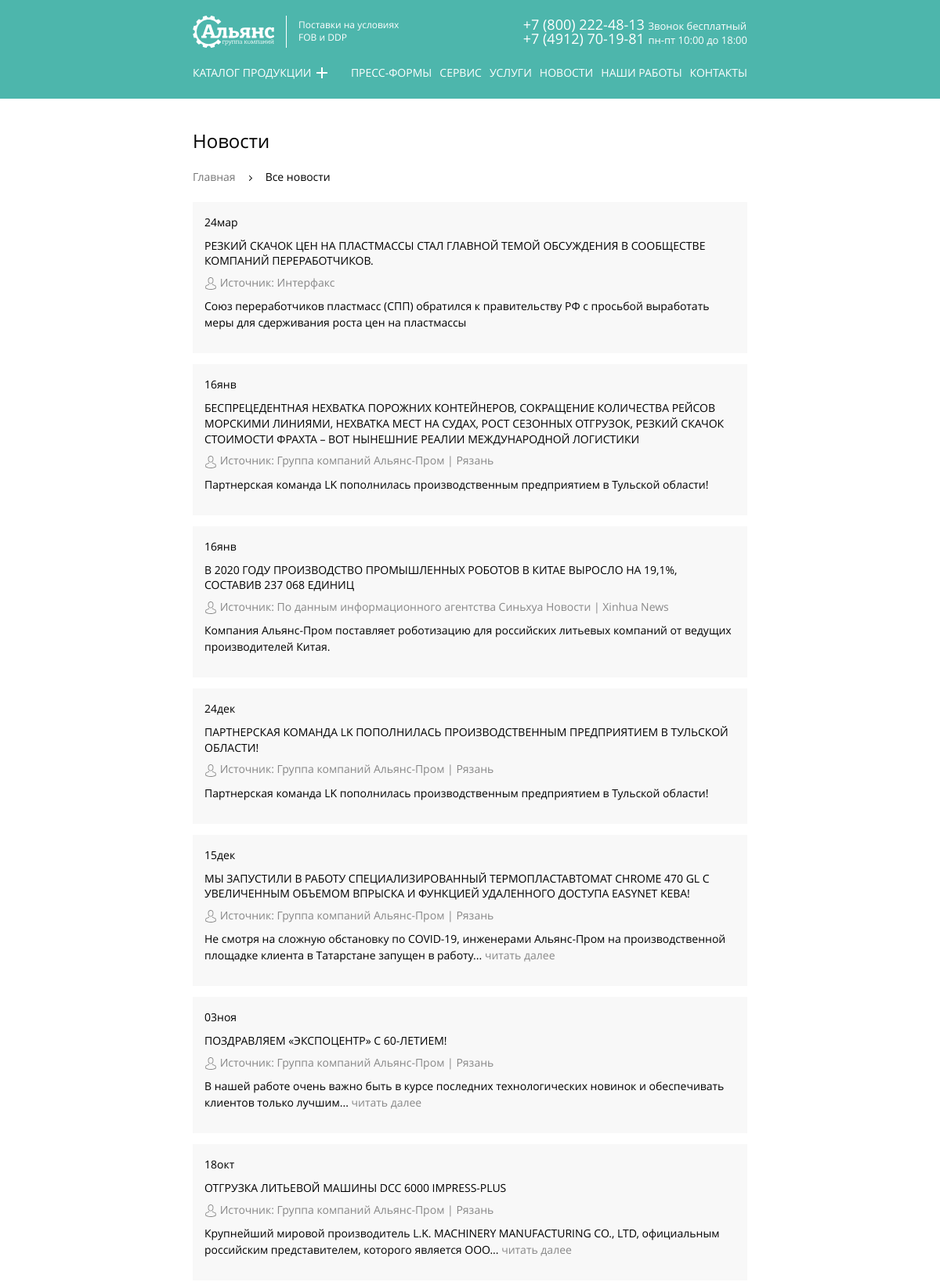
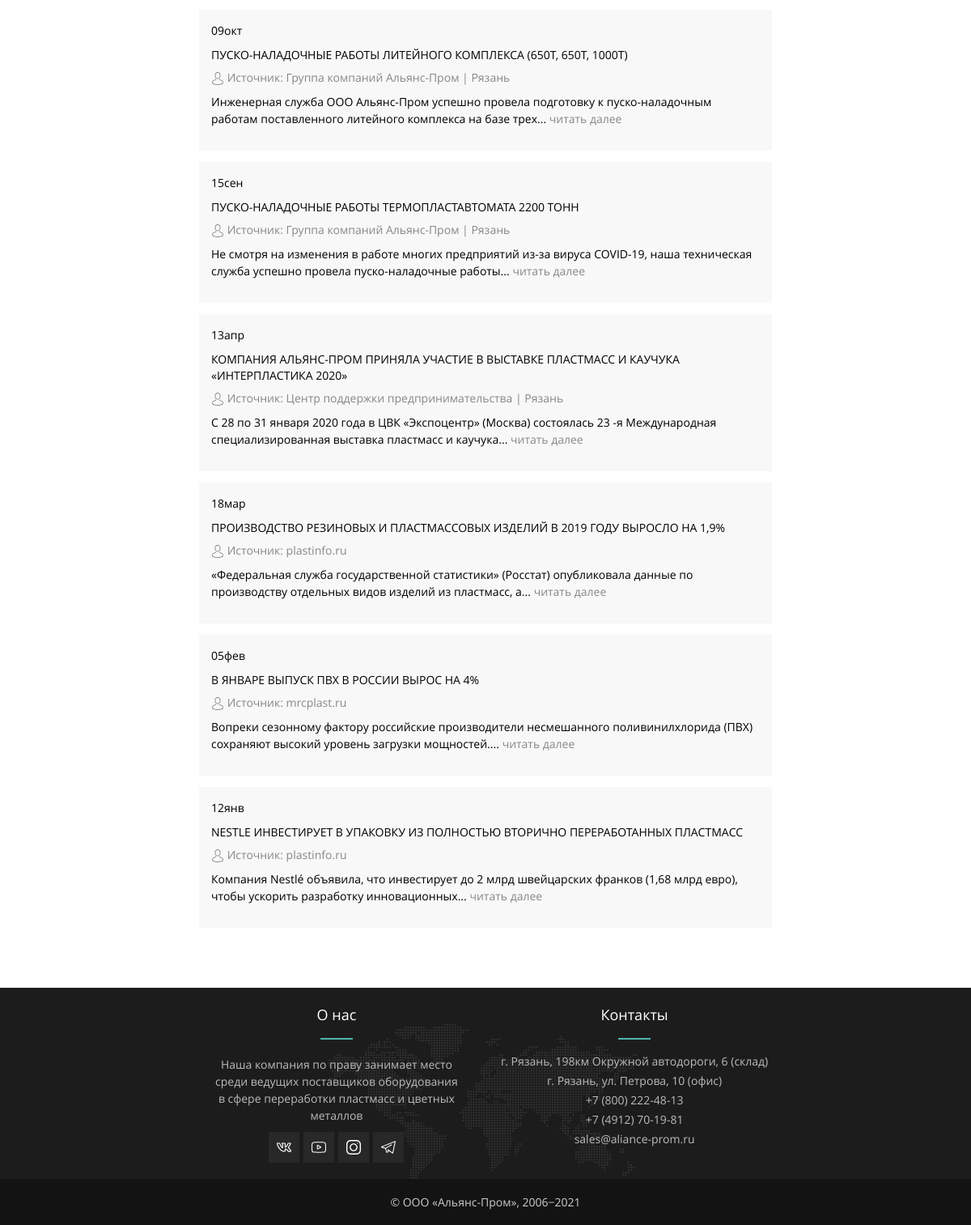
The app's page /?view=news with its own data (2 pictures, top to bottom).
### tables this page shows
CREATE TABLE news (
  id INT AUTO_INCREMENT PRIMARY KEY,
  created_at TIMESTAMP NOT NULL DEFAULT CURRENT_TIMESTAMP,
  news_date DATE NOT NULL,
  title VARCHAR(255) NOT NULL UNIQUE,
  author VARCHAR(128) NOT NULL,
  author_link VARCHAR(128) NOT NULL,
  small_content LONGTEXT,
  content LONGTEXT,
  seo_title VARCHAR(255),
  seo_description VARCHAR(255)
);

### parts/database.php (called while the page is built, shortened)
<?php
function fetchData($link, $sql): array
{
    $result = mysqli_query($link, $sql) or die(mysqli_error($link));
    return mysqli_fetch_all($result, MYSQLI_ASSOC);
}
function getAllNews($link): array
{
    $sql = "SELECT id, news_date, title, author, created_at, content, small_content, seo_title, seo_description FROM news ORDER BY news_date DESC";
    return fetchData($link, $sql);
}

### views/pages/news.php (the view, shortened to what this page needs)
<div class="container">
  <h1 class="main-title">Новости</h1>
  <ul class="breadcrumbs-list">
    <li class="breadcrumbs-list__item">
      <a class="breadcrumbs-list__link" href="index.php">Главная</a>
    </li>
    <li class="breadcrumbs-list__item">
      <a class="breadcrumbs-list__link" href="?view=news">Все новости</a>
    </li>
  </ul>
  <ul class="news-list page-news-list">
    <?php foreach ($data as $news): ?>
      <li class="news-list__item">
        <div class="news-list__inner">
          <div class="news__date"><?= date("d", strtotime($news['news_date']))  ?><br><?= get_month($news['news_date']); ?></div>
          <h3 class="news__title">
            <a href="?view=news-page&id=<?= $news['id'] ?>" class="news__link"><?=  $news['title']; ?></a>
          </h3>
          <p class="news__meta">
            <svg class="news__img" viewBox="0 0 482.9 482.9">
              <use xlink:href="#avatar"></use>
            </svg>
            Источник: <?= $news['author']; ?>
          </p>
          <p class="news__text"><?= cutText( $news['small_content'],  $news['id'], 120, 'text'); ?></p>
        </div>
      </li>
    <?php endforeach; ?>
  </ul>
</div>

### parts/helpers.php (shortened to what this page needs)
<?php
function include_template($name, array $data = [])
{
    $name = 'views/pages/' . $name;
    extract($data);
    require $name;
    $result = ob_get_clean();
    return $result;
}
function get_month($date) {
    $date = date("m", strtotime($date));
    switch ($date) {
        case '01':
            return 'янв';
            break;
        case '02':
            return 'фев';
            break;
        case '03':
            return 'мар';
            break;
        case '04':
            return 'апр';
            break;
        case '09':
            return 'сен';
            break;
        case '10':
            return 'окт';
            break;
        case '11':
            return 'ноя';
            break;
        case '12':
            return 'дек';
            break;
    }
}
function cutText(string $text, int $id, int $num_symbols, string $mode): string {
    $words = explode(" ", $text);
    $current_length = 0;
    $new_text_array = [];
    foreach ($words as $word) {
        $word_length = mb_strlen($word);
        $current_length = $current_length + $word_length;
        if ($current_length <= $num_symbols) {
            $new_text_array[] = $word;
        }
    }
    $new_text = implode(" ", $new_text_array);
    if ($current_length <= $num_symbols) {
        return "<p class='news__text'>$new_text</p>";
    }
    if ($mode == 'text') {
        return "<p class='news__text'>$new_text...<a class='news__more-link' href='?view=news-page&id=$id'> читать далее</a></p>";
    }
}

### css/style.css (style rules this page uses)
.main-title { font-size: 24px; font-weight: 400; }

### css/main.css (style rules this page uses)
html { height: 100%; width: 100%; box-sizing: border-box; }
body { display: flex; flex-direction: column; min-height: 100vh; margin: 0; padding: 0; font-weight: 400; font-size: 14px; line-height: 1.5; font-family: "OpenSans", "Arial", "Helvetica", sans-serif; color: #000000; }
h3 { font-size: 16px; font-weight: 400; }
a { color: #777777; text-decoration: none; }
ul { margin: 0; padding: 0; list-style: none; }
*, *::before, *::after { box-sizing: inherit; }
.container { margin-right: auto; margin-left: auto; padding-right: 20px; padding-left: 20px; }
@media (min-width: 768px) { .container { max-width: 768px; padding-right: 30px; padding-left: 30px; } }
.breadcrumbs-list { margin: 0; padding: 0; list-style: none; display: flex; flex-wrap: wrap; margin-bottom: 20px; }
.breadcrumbs-list__link { font-weight: 300; line-height: 24px; color: #777777; }
.breadcrumbs-list__item { position: relative; }
.breadcrumbs-list__item:not(:last-child) { position: relative; margin-right: 16px; padding-right: 22px; }
.breadcrumbs-list__item:not(:last-child)::before { content: ""; position: absolute; top: 50%; right: 0; width: 5px; height: 7px; margin-top: -2px; background-color: transparent; background-image: url("../img/nav-arrow.svg"); background-repeat: no-repeat; }
.breadcrumbs-list__item:last-child .breadcrumbs-list__link { color: #000000; pointer-events: none; }
.news-list { padding: 0; margin-top: 0; margin-bottom: 20px; }
.news-list__item { position: relative; display: block; width: 100%; margin-bottom: 2%; padding: 15px 15px; background: #f8f8f8; box-sizing: border-box; }
.news-list__inner { position: relative; display: block; min-height: 80px; text-align: left; }
.news__date { margin-bottom: 10px; font-size: 14px; font-weight: 700; }
.news__title { margin-top: 0; margin-bottom: 10px; font-size: 14px; line-height: 1.4; text-transform: uppercase; }
.news__link { color: #000000; }
.news__more-link { color: #888888; }
.news__meta { margin-top: 0; margin-bottom: 10px; font-size: 14px; line-height: 1.2; color: #888888; vertical-align: middle; -webkit-transition: all .3s ease; }
.news__text { margin: 0; font-size: 14px; }
.news__img { width: 16px; height: 16px; vertical-align: middle; fill: #888888; }
.page-news-list .news-list__item { width: 100%; }
@media (min-width: 768px) { .news-list { display: flex; flex-wrap: wrap; justify-content: space-between; } }
@media (min-width: 768px) { .news-list__item { width: 49%; } }

### records on screen
news: news_date "24", news_date "мар", title "РЕЗКИЙ СКАЧОК ЦЕН НА ПЛАСТМАССЫ СТАЛ ГЛАВНОЙ ТЕМОЙ ОБСУЖДЕНИЯ В СООБЩЕСТВЕ КОМПАНИЙ ПЕРЕРАБОТЧИКОВ.", author "Интерфакс", new_text "Союз переработчиков пластмасс (СПП) обратился к правительству РФ с просьбой выработать меры для сдерживания роста цен на пластмассы"
news: news_date "16", news_date "янв", title "БЕСПРЕЦЕДЕНТНАЯ НЕХВАТКА ПОРОЖНИХ КОНТЕЙНЕРОВ, СОКРАЩЕНИЕ КОЛИЧЕСТВА РЕЙСОВ МОРСКИМИ ЛИНИЯМИ, НЕХВАТКА МЕСТ НА СУДАХ, РОСТ СЕЗОННЫХ ОТГРУЗОК, РЕЗКИЙ СКАЧОК СТОИМОСТИ ФРАХТА – ВОТ НЫНЕШНИЕ РЕАЛИИ МЕЖДУНАРОДНОЙ ЛОГИСТИКИ", author "Группа компаний Альянс-Пром | Рязань", new_text "Партнерская команда LK пополнилась производственным предприятием в Тульской области!"
news: news_date "16", news_date "янв", title "В 2020 ГОДУ ПРОИЗВОДСТВО ПРОМЫШЛЕННЫХ РОБОТОВ В КИТАЕ ВЫРОСЛО НА 19,1%, СОСТАВИВ 237 068 ЕДИНИЦ", author "По данным информационного агентства Синьхуа Новости | Xinhua News", new_text "Компания Альянс-Пром поставляет роботизацию для российских литьевых компаний от ведущих производителей Китая."
news: news_date "24", news_date "дек", title "ПАРТНЕРСКАЯ КОМАНДА LK ПОПОЛНИЛАСЬ ПРОИЗВОДСТВЕННЫМ ПРЕДПРИЯТИЕМ В ТУЛЬСКОЙ ОБЛАСТИ!", author "Группа компаний Альянс-Пром | Рязань", new_text "Партнерская команда LK пополнилась производственным предприятием в Тульской области!"
news: news_date "15", news_date "дек", title "МЫ ЗАПУСТИЛИ В РАБОТУ СПЕЦИАЛИЗИРОВАННЫЙ ТЕРМОПЛАСТАВТОМАТ CHROME 470 GL С УВЕЛИЧЕННЫМ ОБЪЕМОМ ВПРЫСКА И ФУНКЦИЕЙ УДАЛЕННОГО ДОСТУПА EASYNET KEBA!", author "Группа компаний Альянс-Пром | Рязань", new_text "Не смотря на сложную обстановку по COVID-19, инженерами Альянс-Пром на производственной площадке клиента в Татарстане запущен в работу"
news: news_date "03", news_date "ноя", title "ПОЗДРАВЛЯЕМ «ЭКСПОЦЕНТР» С 60-ЛЕТИЕМ!", author "Группа компаний Альянс-Пром | Рязань", new_text "В нашей работе очень важно быть в курсе последних технологических новинок и обеспечивать клиентов только лучшим"
news: news_date "18", news_date "окт", title "ОТГРУЗКА ЛИТЬЕВОЙ МАШИНЫ DCC 6000 IMPRESS-PLUS", author "Группа компаний Альянс-Пром | Рязань", new_text "Крупнейший мировой производитель L.K. MACHINERY MANUFACTURING CO., LTD, официальным российским представителем, которого является ООО"
news: news_date "09", news_date "окт", title "ПУСКО-НАЛАДОЧНЫЕ РАБОТЫ ЛИТЕЙНОГО КОМПЛЕКСА (650Т, 650Т, 1000Т)", author "Группа компаний Альянс-Пром | Рязань", new_text "Инженерная служба ООО Альянс-Пром успешно провела подготовку к пуско-наладочным работам поставленного литейного комплекса на базе трех"
news: news_date "15", news_date "сен", title "ПУСКО-НАЛАДОЧНЫЕ РАБОТЫ ТЕРМОПЛАСТАВТОМАТА 2200 ТОНН", author "Группа компаний Альянс-Пром | Рязань", new_text "Не смотря на изменения в работе многих предприятий из-за вируса COVID-19, наша техническая служба успешно провела пуско-наладочные работы"
news: news_date "13", news_date "апр", title "КОМПАНИЯ АЛЬЯНС-ПРОМ ПРИНЯЛА УЧАСТИЕ В ВЫСТАВКЕ ПЛАСТМАСС И КАУЧУКА «ИНТЕРПЛАСТИКА 2020»", author "Центр поддержки предпринимательства | Рязань", new_text "С 28 по 31 января 2020 года в ЦВК «Экспоцентр» (Москва) состоялась 23 -я Международная специализированная выставка пластмасс и каучука"
news: news_date "18", news_date "мар", title "ПРОИЗВОДСТВО РЕЗИНОВЫХ И ПЛАСТМАССОВЫХ ИЗДЕЛИЙ В 2019 ГОДУ ВЫРОСЛО НА 1,9%", author "plastinfo.ru", new_text "«Федеральная служба государственной статистики» (Росстат) опубликовала данные по производству отдельных видов изделий из пластмасс, а"
news: news_date "05", news_date "фев", title "В ЯНВАРЕ ВЫПУСК ПВХ В РОССИИ ВЫРОС НА 4%", author "mrcplast.ru", new_text "Вопреки сезонному фактору российские производители несмешанного поливинилхлорида (ПВХ) сохраняют высокий уровень загрузки мощностей."
news: news_date "12", news_date "янв", title "NESTLE ИНВЕСТИРУЕТ В УПАКОВКУ ИЗ ПОЛНОСТЬЮ ВТОРИЧНО ПЕРЕРАБОТАННЫХ ПЛАСТМАСС", author "plastinfo.ru", new_text "Компания Nestlé объявила, что инвестирует до 2 млрд швейцарских франков (1,68 млрд евро), чтобы ускорить разработку инновационных"
